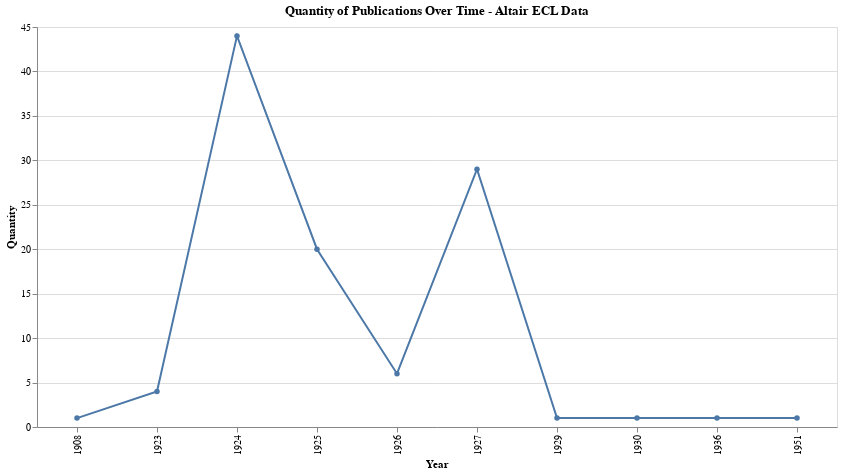

Notebook cell for this chart:
### Code cell
import pandas as pd
import altair as alt

# Load the data
pl_data_df = pd.read_csv('../chroniclingamerica_csv/ecl_data.csv')

# Ensure the 'Date' column is in datetime format
pl_data_df['Date'] = pd.to_datetime(pl_data_df['date'])

# Group by year and count the number of publications
pl_data_df['Year'] = pl_data_df['Date'].dt.year
publications_per_year = pl_data_df.groupby('Year').size().reset_index(name='Quantity')

# Create the Altair chart
chart = alt.Chart(publications_per_year).mark_line(point=True).encode(
    x='Year:O',
    y='Quantity:Q',
    tooltip=['Year', 'Quantity']
).properties(
    title='Quantity of Publications Over Time - Altair ECL Data',
    width=800,
    height=400
).interactive()

chart

### Figure 1 — Vega-Lite specification as saved in the notebook (floating-point values rounded to 4 significant figures)
{"config": {"view": {"continuousWidth": 300, "continuousHeight": 300}}, "data": {"name": "data-984ff35570dbb7fb09bc98fe1a206355"}, "mark": {"type": "line", "point": true}, "encoding": {"tooltip": [{"field": "Year", "type": "quantitative"}, {"field": "Quantity", "type": "quantitative"}], "x": {"field": "Year", "type": "ordinal"}, "y": {"field": "Quantity", "type": "quantitative"}}, "height": 400, "params": [{"name": "param_33", "select": {"type": "interval", "encodings": ["x", "y"]}, "bind": "scales"}], "title": "Quantity of Publications Over Time - Altair ECL Data", "width": 800, "$schema": "https://vega.github.io/schema/vega-lite/v5.8.0.json", "datasets": {"data-984ff35570dbb7fb09bc98fe1a206355": [{"Year": 1908, "Quantity": 1}, {"Year": 1923, "Quantity": 4}, {"Year": 1924, "Quantity": 44}, {"Year": 1925, "Quantity": 20}, {"Year": 1926, "Quantity": 6}, {"Year": 1927, "Quantity": 29}, {"Year": 1929, "Quantity": 1}, {"Year": 1930, "Quantity": 1}, {"Year": 1936, "Quantity": 1}, {"Year": 1951, "Quantity": 1}]}}
